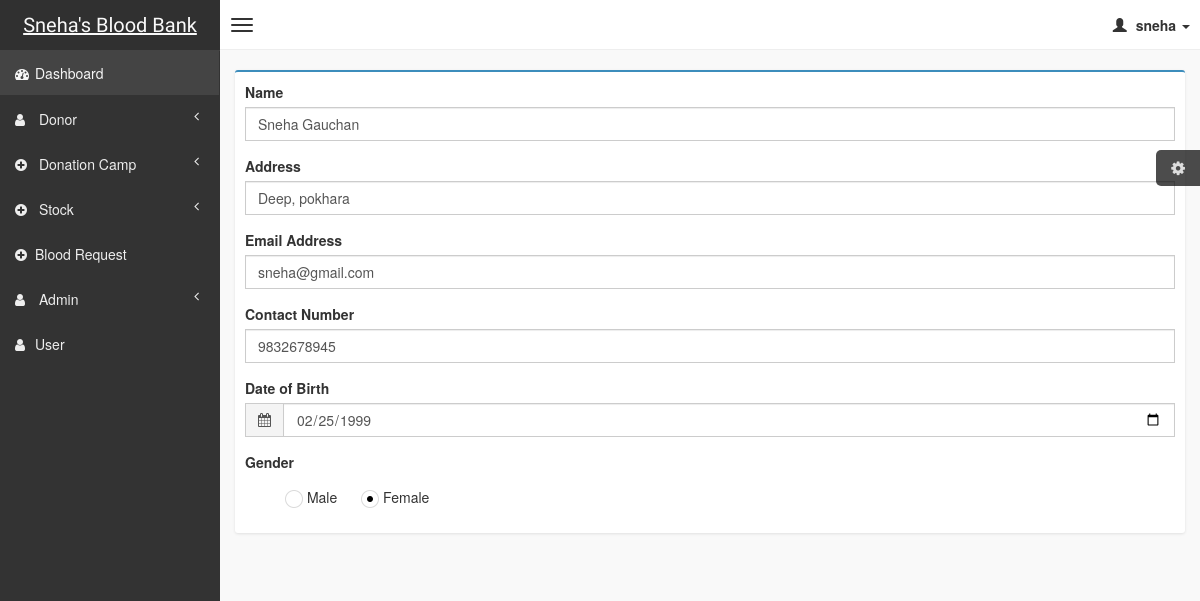
Screenshot of /superadmin/profile.php (signed in) with the database file from the repository.
### tables this page shows
CREATE TABLE `registers` (
  `id` int(11) NOT NULL,
  `name` varchar(255) NOT NULL,
  `address` varchar(255) NOT NULL,
  `email` varchar(255) NOT NULL,
  `contact` varchar(255) NOT NULL,
  `date_of_birth` date NOT NULL,
  `gender` varchar(255) NOT NULL,
  `username` varchar(255) NOT NULL,
  `user_type` varchar(255) NOT NULL,
  `password` varchar(255) NOT NULL
);

### superadmin/profile.php (the view, shortened to what this page needs)
<?php
include'header.php';
include'sidebar.php';
?>
                <aside class="right-side">
                <section class="content">
                    <div class="row">
                        <div class="col-xs-12">
                            <div class="box box-primary">
                                <form role="form" method="POST">
                                    <div class="box-body">
                                        <?php
                                        $super_admin_id =$_SESSION['login'];
                                        $super_profile =$connection->prepare('SELECT * FROM registers WHERE username=:username');
                                        $super_profile->execute(['username'=> $super_admin_id]);
                                        foreach ($super_profile as $profile) {
                                        ?>
                                        <div class="form-group">
                                        <label for="name">Name</label>
                                            <input type="name" name="new_name" class="form-control" id="name" value="<?php echo $profile['name'] ?>" required>
                                        </div>
                                        <div class="form-group">
                                            <label for="address">Address</label>
                                            <input type="address" name="new_address" class="form-control" id="address" value="<?php echo $profile['address']?>"required>
                                        </div>
                                         <div class="form-group">
                                            <label for="email">Email Address</label>
                                            <input type="email" name="new_email" class="form-control" id="email" value="<?php echo $profile['email']?>"required>
                                        </div>
                                         <div class="form-group">
                                            <label for="contact">Contact Number</label>
                                            <input type="contact" name="new_contact" class="form-control" maxlength="10" id="contact" value="<?php echo $profile['contact']?>"required>
                                        </div>
                                        <div class="form-group">
                                        <label>Date of Birth</label>
                                        <div class="input-group">
                                            <div class="input-group-addon">
                                                <i class="fa fa-calendar"></i>
                                            </div>
                                            <input type="Date" name="new_date" class="form-control" value="<?php echo $profile['date_of_birth']?>" required>
                                        </div>
                                    </div>
                                    <div class="form-group">
                                            <label>Gender</label>
                                            <div  class="radio">
                                                <label>
                                                    Male
                                                </label>
                                                <label>
                                                    Female
                                                </label>
                                            </div>
                                        </div>
                                    </div>
                                <?php }?>
                                </form>
                            </div>
                        </div>
                    </div>
                </section>
            </aside>

### css/AdminLTE.css (style rules this page uses)
html, body { overflow-x: hidden!important; font-family: 'Source Sans Pro', sans-serif; -webkit-font-smoothing: antialiased; min-height: 100%; background: #f9f9f9; }
.right-side, .left-side { min-height: 100%; display: block; }
.right-side { background-color: #f9f9f9; margin-left: 220px; }
.content { padding: 20px 15px; background: #f9f9f9; }
.form-control { -webkit-border-radius: 0px !important; -moz-border-radius: 0px !important; border-radius: 0px !important; box-shadow: none; }
.input-group .input-group-addon { border-radius: 0; background-color: #f4f4f4; }
.checkbox, .radio { padding-left: 0; }
.box { position: relative; background: #ffffff; border-top: 2px solid #c1c1c1; margin-bottom: 20px; -webkit-border-radius: 3px; -moz-border-radius: 3px; border-radius: 3px; width: 100%; box-shadow: 0px 1px 3px rgba(0, 0, 0, 0.1); }
.box.box-primary { border-top-color: #3c8dbc; }
.box .box-body { padding: 10px; -webkit-border-top-left-radius: 0; -webkit-border-top-right-radius: 0; -webkit-border-bottom-right-radius: 3px; -webkit-border-bottom-left-radius: 3px; -moz-border-radius-topleft: 0; -moz-border-radius-topright: 0; -moz-border-radius-bottomright: 3px; -moz-border-radius-bottomleft: 3px; border-top-left-radius: 0; border-top-right-radius: 0; border-bottom-right-radius: 3px; border-bottom-left-radius: 3px; }

### rows the page displays
registers: new_name "Sneha Gauchan", new_address "Deep, pokhara", new_email "sneha@gmail.com", new_contact "9832678945", new_date "02/25/1999"

### other values shown
$_SESSION['login'] "sneha"
